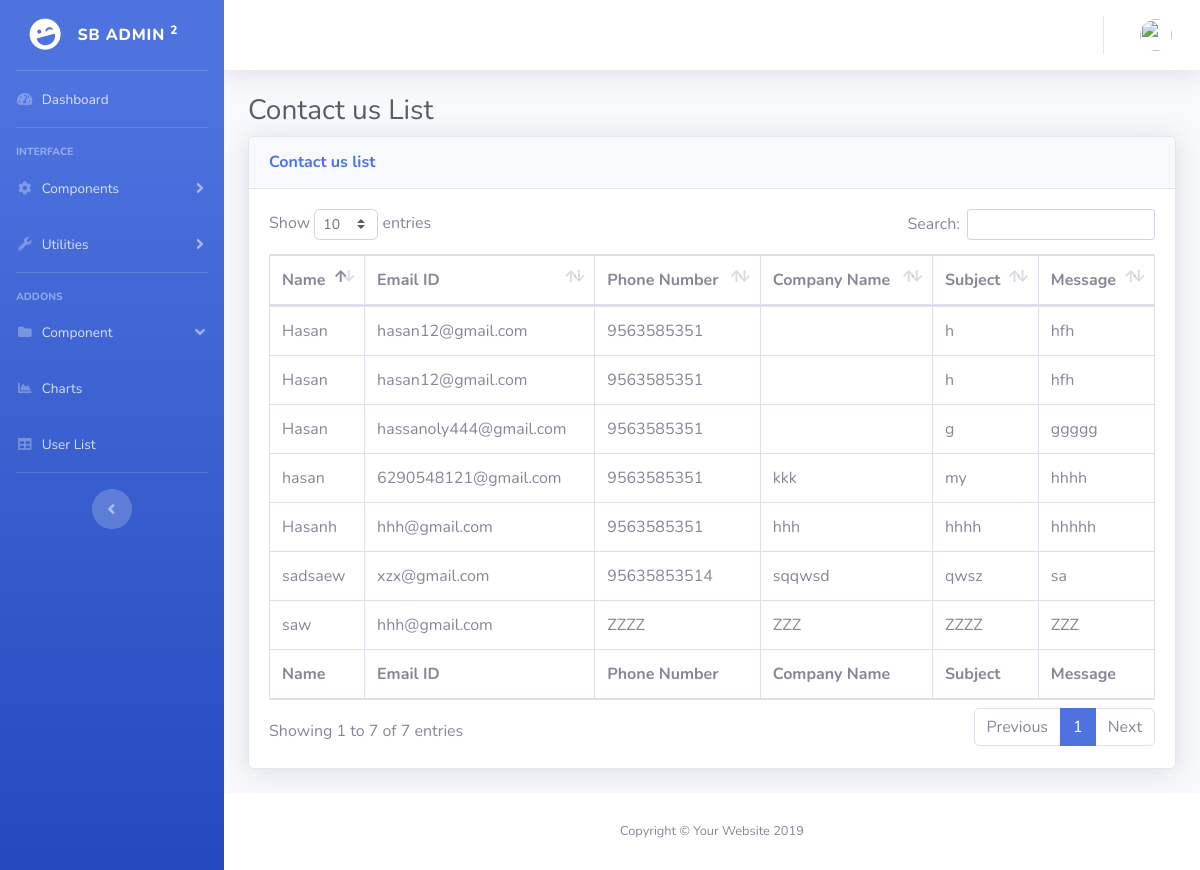
The page /admin/contact_us_list.php on the database as committed earlier.
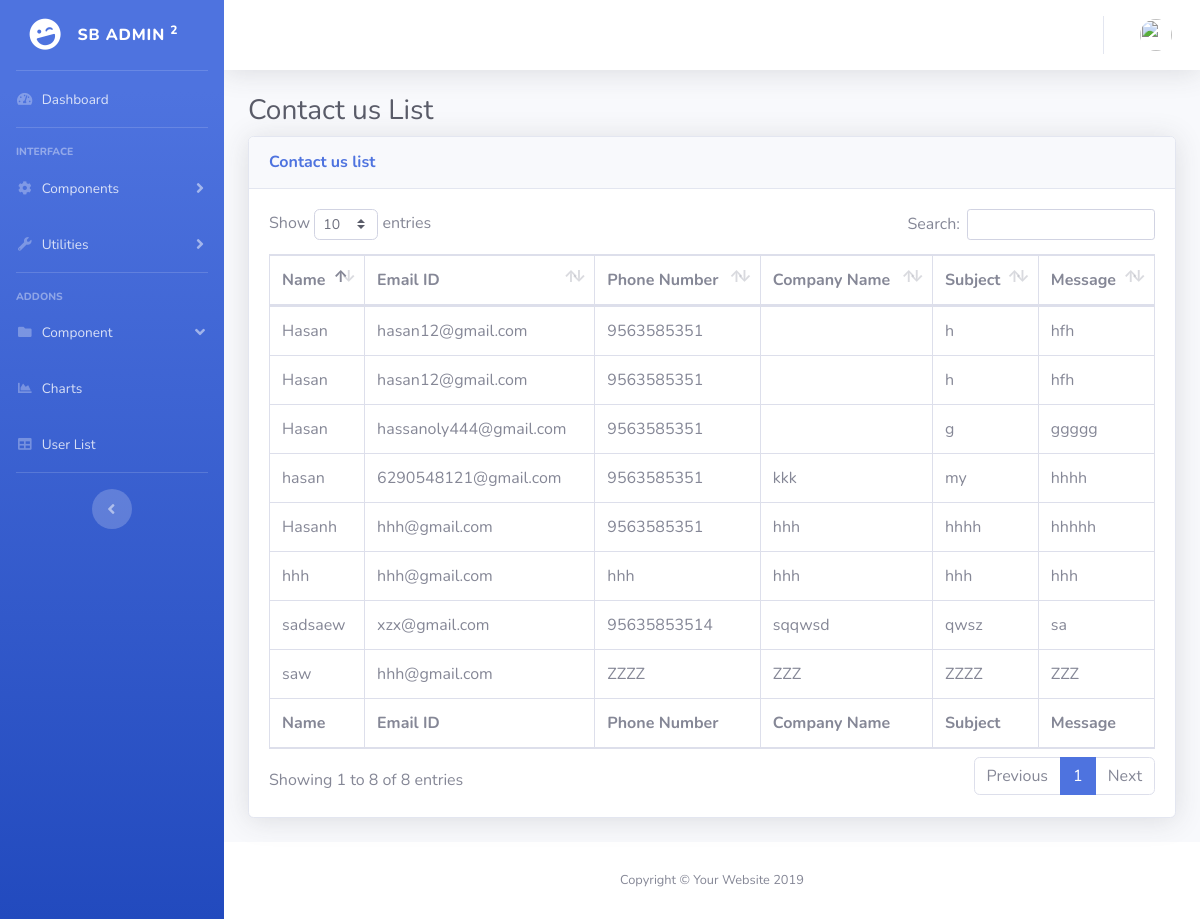
The same page on the database as committed later.
### tables this page shows
CREATE TABLE `contact_us` (
  `id` int(50) NOT NULL,
  `name` varchar(100) NOT NULL,
  `email` varchar(100) NOT NULL,
  `phone_number` varchar(50) NOT NULL,
  `company_name` varchar(100) DEFAULT NULL,
  `subject` varchar(100) NOT NULL,
  `message` varchar(500) NOT NULL
);

### admin/system/adodb/adodb.inc.php (called while the page is built, shortened)
<?php
 if (!defined('_ADODB_LAYER')) {
	GLOBAL
		$ADODB_vers,
		$ADODB_COUNTRECS,
		$ADODB_CACHE_DIR,
		$ADODB_CACHE,
		$ADODB_CACHE_CLASS,
		$ADODB_EXTENSION,
		$ADODB_COMPAT_FETCH,
	 	$ADODB_FETCH_MODE,
		$ADODB_GETONE_EOF,
		$ADODB_QUOTE_FIELDNAMES;
	function ADODB_Setup()
	{
	GLOBAL
		$ADODB_vers,
		$ADODB_COUNTRECS,
		$ADODB_CACHE_DIR,
	 	$ADODB_FETCH_MODE,
		$ADODB_CACHE,
		$ADODB_CACHE_CLASS,
		$ADODB_FORCE_TYPE,
		$ADODB_GETONE_EOF,
		$ADODB_QUOTE_FIELDNAMES;
		$ADODB_FETCH_MODE = ADODB_FETCH_DEFAULT;
		if (!isset($ADODB_COUNTRECS)) $ADODB_COUNTRECS = true;
	}
	class ADOConnection {
	var $database = '';
	var $host = '';
	var $user = '';
	var $debug = false;
	var $true = '1';
	var $false = '0';
	var $fetchMode=false;
	var $bulkBind = false;
	var $_queryID = false;
	var $_bindInputArray = false;
	function PConnect($argHostname = "", $argUsername = "", $argPassword = "", $argDatabaseName = "")
	{
		if ($argHostname != "") $this->host = $argHostname;
		if ($argUsername != "") $this->user = $argUsername;
		if ($argDatabaseName != "") $this->database = $argDatabaseName;
		if ($rez = $this->_pconnect($this->host, $this->user, $argPassword, $this->database)) return true;
		return $ret;
	}
	function Execute($sql,$inputarr=false)
	{
		if ($inputarr) {
			if (!is_array($inputarr)) $inputarr = array($inputarr);
			$element0 = reset($inputarr);
			$array_2d = $this->bulkBind && is_array($element0) && !is_object(reset($element0));
			unset($element0);
			if (!is_array($sql) && !$this->_bindInputArray) {
				$sqlarr = explode('?',$sql);
				$nparams = sizeof($sqlarr)-1;
				if (!$array_2d) $inputarr = array($inputarr);
				foreach($inputarr as $arr) {
					$sql = ''; $i = 0;
					while(list(, $v) = each($arr)) {
						$sql .= $sqlarr[$i];
						$typ = gettype($v);
						if ($typ == 'string')
							$sql .= $this->qstr($v);
						else if ($typ == 'double')
							$sql .= str_replace(',','.',$v);
						else if ($typ == 'boolean')
							$sql .= $v ? $this->true : $this->false;
						else if ($typ == 'object') {
							if (method_exists($v, '__toString')) $sql .= $this->qstr($v->__toString());
							else $sql .= $this->qstr((string) $v);
						} else if ($v === null)
							$sql .= 'NULL';
						else
							$sql .= $v;
						$i += 1;
						if ($i == $nparams) break;
					}
					if (isset($sqlarr[$i])) {
						$sql .= $sqlarr[$i];
						if ($i+1 != sizeof($sqlarr)) $this->outp_throw( "Input Array does not match ?: ".htmlspecialchars($sql),'Execute');
					} else if ($i != sizeof($sqlarr))
						$this->outp_throw( "Input array does not match ?: ".htmlspecialchars($sql),'Execute');
					$ret = $this->_Execute($sql);
					if (!$ret) return $ret;
				}
			} else {
				if ($array_2d) {
					if (is_string($sql))
						$stmt = $this->Prepare($sql);
					else
						$stmt = $sql;
					foreach($inputarr as $arr) {
						$ret = $this->_Execute($stmt,$arr);
						if (!$ret) return $ret;
					}
				} else {
					$ret = $this->_Execute($sql,$inputarr);
				}
			}
		} else {
			$ret = $this->_Execute($sql,false);
		}
		return $ret;
	}
	function _Execute($sql,$inputarr=false)
	{
		if ($this->debug) {
			global $ADODB_INCLUDED_LIB;
			if (empty($ADODB_INCLUDED_LIB)) include(ADODB_DIR.'/adodb-lib.inc.php');
			$this->_queryID = _adodb_debug_execute($this, $sql,$inputarr);
		} else {
			$this->_queryID = @$this->_query($sql,$inputarr);
		}
		$rs = new $rsclass($this->_queryID,$this->fetchMode);
		$rs->connection = $this;
		$rs->Init();
		if (is_array($sql)) $rs->sql = $sql[0];
		else $rs->sql = $sql;
		return $rs;
	}
}
	class ADORecordSet implements IteratorAggregate {
	var $_numOfRows = -1;
	var $_numOfFields = -1;
	var $_currentRow = -1;
	var $_closed = false;
	function ADORecordSet($queryID)
	{
		$this->_queryID = $queryID;
	}
	function Init()
	{
		if ($this->_numOfRows != 0 && $this->_numOfFields && $this->_currentRow == -1) {
			$this->_currentRow = 0;
			if ($this->EOF = ($this->_fetch() === false)) {
				$this->_numOfRows = 0;
			}
		} else {
			$this->EOF = true;
		}
	}
	function Close()
	{
		if (!$this->_closed) {
			$this->_closed = true;
			return $this->_close();
		} else
			return true;
	}
	function RecordCount() {return $this->_numOfRows;}
}
	function ADOLoadCode($dbType)
	{
		$db = strtolower($dbType);
		switch ($db) {
			default:
				$class = $db; break;
		}
		$file = ADODB_DIR."/drivers/adodb-".$db.".inc.php";
		if (class_exists("ADODB_" . $class)) return $class;
		return false;
	}
	function ADONewConnection($db='')
	{
	GLOBAL $ADODB_NEWCONNECTION, $ADODB_LASTDB;
		$errorfn = (defined('ADODB_ERROR_HANDLER')) ? ADODB_ERROR_HANDLER : false;
		if(empty($obj)) {
			if (!isset($ADODB_LASTDB)) $ADODB_LASTDB = '';
			if ($db != $ADODB_LASTDB) $db = ADOLoadCode($db);
			$cls = 'ADODB_'.$db;
			$obj = new $cls();
		}
		return $obj;
	}
}
?>

### admin/system/database.php (called while the page is built, shortened)
<?php
include ('adodb/adodb.inc.php');
class clsConnection
{
    private $db_host;
    private $db_user;
    private $db_pwd;
    private $db_name;
    private $dbLink;
    function clsConnection()
    {
        if (strstr($_SERVER['HTTP_HOST'], "192.168.1.") || $_SERVER['HTTP_HOST'] =="localhost")
        {
            $this->db_host = "localhost";
            $this->db_user = "root";
            $this->db_pwd = "";
            $this->db_name = "tilottama_tech";
        }
        else
        {
            $this->db_host = "localhost";
            $this->db_user = "root";
            $this->db_pwd = "";
            $this->db_name = "reborndb";
        }
        $this->dbLink = ADONewConnection('mysqli');
        $this->dbLink->PConnect($this->db_host, $this->db_user, $this->db_pwd, $this->db_name);
    }
    public function GetAllRows($sqlQuery = "")
    {
        $recordSet = $this->dbLink->Execute($sqlQuery);
        $rows = array();
        if (!$recordSet)
        {
            print $this->dbLink->ErrorMsg();
        }
        else
        {
            while (!$recordSet->EOF)
            {
                $rows[] = $recordSet->fields;
                $recordSet->MoveNext();
            }
        }
        return $rows;
    }
}
?>

### admin/system/adodb/drivers/adodb-mysqli.inc.php (called while the page is built, shortened)
<?php
if (! defined("_ADODB_MYSQLI_LAYER")) {
class ADODB_mysqli extends ADOConnection {
	var $clientFlags = 0;
	var $port = false;
	var $socket = false;
	var $optionFlags = array(array(MYSQLI_READ_DEFAULT_GROUP,0));
  	var $multiQuery = false;
	function _connect($argHostname = NULL,
			  $argUsername = NULL,
			  $argPassword = NULL,
			  $argDatabasename = NULL, $persist=false)
	  {
	    $this->_connectionID = @mysqli_init();
		foreach($this->optionFlags as $arr) {
			mysqli_options($this->_connectionID,$arr[0],$arr[1]);
		}
		if ($persist && PHP_VERSION > 5.2 && strncmp($argHostname,'p:',2) != 0) $argHostname = 'p:'.$argHostname;
		$ok = mysqli_real_connect($this->_connectionID,
 				    $argHostname,
 				    $argUsername,
 				    $argPassword,
 				    $argDatabasename,
					$this->port,
					$this->socket,
					$this->clientFlags);
		if ($ok) {
	 		if ($argDatabasename)  return $this->SelectDB($argDatabasename);
 			return true;
 	   } else {
			if ($this->debug)
		  		ADOConnection::outp("Could't connect : "  . $this->ErrorMsg());
			$this->_connectionID = null;
			return false;
	   }
	}
	function _pconnect($argHostname, $argUsername, $argPassword, $argDatabasename)
	{
		return $this->_connect($argHostname, $argUsername, $argPassword, $argDatabasename, true);
	}
	function SelectDB($dbName)
	{
	    if ($this->_connectionID) {
        	$result = @mysqli_select_db($this->_connectionID, $dbName);
			return $result;
		}
	    return false;
	}
	function _query($sql, $inputarr)
	{
	global $ADODB_COUNTRECS;
		if ($this->multiQuery) {
			$rs = mysqli_multi_query($this->_connectionID, $sql.';');
			if ($rs) {
				$rs = ($ADODB_COUNTRECS) ? @mysqli_store_result( $this->_connectionID ) : @mysqli_use_result( $this->_connectionID );
				return $rs ? $rs : true;
			}
		} else {
			$rs = mysqli_query($this->_connectionID, $sql, $ADODB_COUNTRECS ? MYSQLI_STORE_RESULT : MYSQLI_USE_RESULT);
			if ($rs) return $rs;
		}
		return false;
	}
}
class ADORecordSet_mysqli extends ADORecordSet{
	function ADORecordSet_mysqli($queryID, $mode = false)
	{
	  if ($mode === false)
	   {
	      global $ADODB_FETCH_MODE;
	      $mode = $ADODB_FETCH_MODE;
	   }
	  switch ($mode)
	    {
	    case ADODB_FETCH_DEFAULT:
	    case ADODB_FETCH_BOTH:
	    default:
	      $this->fetchMode = MYSQLI_BOTH;
	      break;
	    }
	}
	function _initrs()
	{
	global $ADODB_COUNTRECS;
		$this->_numOfRows = $ADODB_COUNTRECS ? @mysqli_num_rows($this->_queryID) : -1;
		$this->_numOfFields = @mysqli_num_fields($this->_queryID);
	}
	function MoveNext()
	{
		$this->fields = @mysqli_fetch_array($this->_queryID,$this->fetchMode);
		if (is_array($this->fields)) return true;
		$this->EOF = true;
		return false;
	}
	function _fetch()
	{
		$this->fields = mysqli_fetch_array($this->_queryID,$this->fetchMode);
	  	return is_array($this->fields);
	}
	function _close()
	{
	  	$this->_queryID = false;
	}
}
}
?>

### admin/employee.cls.php (called while the page is built, shortened)
<?php
    class user_inc{
        private $db_con;
        function user_inc()
               {
                $this->db_con=new clsConnection;
               }
             function getContactList(){
                $sSql = "SELECT * FROM contact_us";
                 $rows = $this->db_con->GetAllRows($sSql);
                 return $rows;
             }
            }
?>

### admin/contact_us_list.php (the view, shortened to what the changed rows need)
<?php
include ('system/database.php');
include ('employee.cls.php');
$obj_user = new user_inc ;
$contactList = $obj_user->getContactList();
?>
<!DOCTYPE html>
<html lang="en">
<head>
  <link href="vendor/fontawesome-free/css/all.min.css" rel="stylesheet" type="text/css">
  <link rel="stylesheet" href="https://cdnjs.cloudflare.com/ajax/libs/font-awesome/4.7.0/css/font-awesome.min.css">
  <link href="css/sb-admin-2.min.css" rel="stylesheet">
  <link href="vendor/datatables/dataTables.bootstrap4.min.css" rel="stylesheet">
</head>
<body id="page-top">
  <div id="wrapper">
    <div id="content-wrapper" class="d-flex flex-column">
      <div id="content">
        <div class="container-fluid">
          <h1 class="h3 mb-2 text-gray-800">Contact us List</h1>
          <div class="card shadow mb-4">
            <div class="card-body">
              <div class="table-responsive">
                <table class="table table-bordered" id="dataTable" width="100%" cellspacing="0">
                  <thead>
                  <tr>
                    <th>Name</th>
                      <th>Email ID</th>
                      <th>Phone Number</th>
                      <th>Company Name</th>
                      <th>Subject</th>
                      <th>Message</th>
                    </tr>
                  </thead>
                  <tfoot>
                  <tr>
                    <th>Name</th>
                      <th>Email ID</th>
                      <th>Phone Number</th>
                      <th>Company Name</th>
                      <th>Subject</th>
                      <th>Message</th>
                    </tr>
                  </tfoot>
                  <tbody>
                  <?php
                foreach ($contactList as  $contact_list) {
                ?>
                    <tr>
                      <td><?php echo $contact_list['name'];?></td>
                      <td><?php echo $contact_list['email'];?></td>
                      <td><?php echo $contact_list['phone_number'];?></td>
                      <td><?php echo $contact_list['company_name'];?></td>
                      <td><?php echo $contact_list['subject'];?></td>
                      <td><?php echo $contact_list['message'];?></td>
                    </tr>
                    <?php
                       }
                      ?>
                  </tbody>
                </table>
              </div>
            </div>
          </div>
        </div>
      </div>
    </div>
  </div>
</body>
</html>

Rows that differ between the two databases and show on the page:
added contact_us: name "hhh", email "hhh@gmail.com", phone_number "hhh", company_name "hhh", subject "hhh", message "hhh"
Other text that changed with them:
text written by a page script: "Show entries Search: Showing 1 to 7 of 7 entries Previous 1 Next" → "Show entries Search: Showing 1 to 8 of 8 entries Previous 1 Next"
